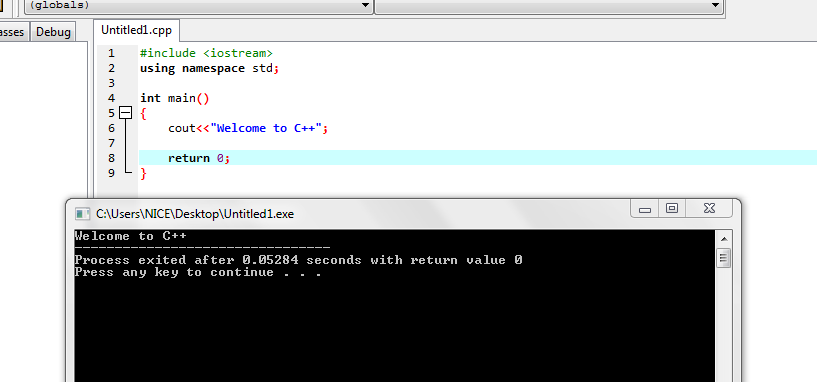
#> input picture lab-tasks-and-exercises/lab-05-devcpp-basics/screenshots/image1.PNG, 817 x 382 px
$ python generate_visuals.py
#> lines starting #> are read from the running program, lines starting #| are printed output that depends on the picture
"""
Visual Generation Script for Programming Fundamentals Portfolio
===============================================================
Generates high-resolution diagrams:
  1. Entry Test System Architecture Flowchart
  2. C++ Programming Fundamentals Curriculum Roadmap
  3. Python Plagiarism Detector Architecture
  4. Lab Task Execution Composite Grid

Author: Muhammad Umer Basit (Civil Engineering Student)
"""

import os
import matplotlib.pyplot as plt
import matplotlib.patches as patches
from PIL import Image

repo_root = os.path.dirname(os.path.dirname(os.path.abspath(__file__)))
media_dir = os.path.join(repo_root, "media")
os.makedirs(media_dir, exist_ok=True)


def generate_entry_test_flowchart():
    print("Generating Entry Test System Flowchart...")
    fig, ax = plt.subplots(figsize=(14, 8), dpi=300)
    ax.axis('off')
    ax.set_xlim(0, 14)
    ax.set_ylim(0, 8)

    # Box styles
    box_blue = dict(boxstyle="round,pad=0.5", facecolor="#e3f2fd", edgecolor="#1565c0", lw=2)
    box_green = dict(boxstyle="round,pad=0.5", facecolor="#e8f5e9", edgecolor="#2e7d32", lw=2)
    box_orange = dict(boxstyle="round,pad=0.5", facecolor="#fff3e0", edgecolor="#e65100", lw=2)
    box_purple = dict(boxstyle="round,pad=0.5", facecolor="#f3e5f5", edgecolor="#7b1fa2", lw=2)
    box_red = dict(boxstyle="round,pad=0.5", facecolor="#ffebee", edgecolor="#c62828", lw=2)

    # Title
    ax.text(7, 7.5, "University Admission & Entry Test System (CS-114 Capstone Project)",
            ha='center', va='center', fontsize=14, fontweight='bold', color='#0d47a1')

    # Nodes
    ax.text(2, 6.0, "1. Candidate Registration\n• ID: UG-19-[n]\n• Roll: 11601 to 11625\n• 13-Digit CNIC Verification\n• Dept Preferences (1, 2, 3)",
            ha='center', va='center', bbox=box_blue, fontsize=9.5)

    ax.text(6, 6.0, "2. Authentication\n• Roll No Verification\n• Password Hash Match\n• Session Initialization\n• Test Eligibility Gate",
            ha='center', va='center', bbox=box_green, fontsize=9.5)

    ax.text(10, 6.0, "3. Computer-Based Exam\n• Timed Multi-Choice\n• Math, Physics, English\n• Real-Time Answer Capture\n• Anti-Skipping Validation",
            ha='center', va='center', bbox=box_orange, fontsize=9.5)

    ax.text(10, 3.2, "4. Automated Evaluation\n• Instant Score Tallying\n• Percentage Calculation\n• Threshold Check (>=40%)\n• Database Record Update",
            ha='center', va='center', bbox=box_purple, fontsize=9.5)

    ax.text(6, 3.2, "5. Merit List & Allocation\n• Percentage Sorting\n• Preference Priority Matching\n• Cutoff Threshold Gate\n• Dept Seat Allotment",
            ha='center', va='center', bbox=box_red, fontsize=9.5)

    ax.text(2, 3.2, "6. Public Reporting\n• Consolidated Merit List\n• Individual Roll No Lookup\n• Department Quota Status\n• Admission Call Letters",
            ha='center', va='center', bbox=box_blue, fontsize=9.5)

    # Arrows
    arrow_props = dict(arrowstyle="->", lw=2, color="#37474f")
    ax.annotate("", xy=(3.8, 6.0), xytext=(4.2, 6.0), arrowprops=arrow_props)
    ax.annotate("", xy=(7.8, 6.0), xytext=(8.2, 6.0), arrowprops=arrow_props)
    ax.annotate("", xy=(10, 4.8), xytext=(10, 4.4), arrowprops=arrow_props)
    ax.annotate("", xy=(8.2, 3.2), xytext=(7.8, 3.2), arrowprops=arrow_props)
    ax.annotate("", xy=(4.2, 3.2), xytext=(3.8, 3.2), arrowprops=arrow_props)

    # Footer note
    ax.text(7, 1.2, "Developed in C++ (1,009 Lines) with Windows Console Animations (Sleep, system cls) & Modular Functions\nAuthored by Muhammad Umer Basit (Civil Engineering Student) | NUST NICE",
            ha='center', va='center', fontsize=9.5, style='italic', color='#455a64')

    plt.tight_layout()
    plt.savefig(os.path.join(media_dir, "entry_test_workflow.png"), dpi=300)
    plt.close()
    print("Entry Test flowchart generated.")


def generate_curriculum_roadmap():
    print("Generating C++ Curriculum Roadmap...")
    fig, ax = plt.subplots(figsize=(15, 7), dpi=300)
    ax.axis('off')
    ax.set_xlim(0, 15)
    ax.set_ylim(0, 7)

    ax.text(7.5, 6.5, "CS-114 Fundamentals of Programming (C++ Curriculum Taxonomy)",
            ha='center', va='center', fontsize=14, fontweight='bold', color='#1b5e20')

    stages = [
        ("Phase 1: Foundations", "• Dev-C++ IDE Setup\n• Variables & Data Types\n• Stream I/O (cin/cout)\n• Escape Sequences", "#e8f5e9", "#2e7d32", 1.8),
        ("Phase 2: Operators", "• Arithmetic (+, -, *, /)\n• Relational (==, !=, <)\n• Logical (&&, ||, !)\n• Operator Precedence", "#e0f2fe", "#0284c7", 4.6),
        ("Phase 3: Control Flow", "• if / else if / else\n• Nested Conditionals\n• switch-case logic\n• Decision Trees", "#fef3c7", "#d97706", 7.4),
        ("Phase 4: Loops & Iteration", "• for / while / do-while\n• Nested Loops\n• Star Pattern Printing\n• break & continue", "#fce7f3", "#db2777", 10.2),
        ("Phase 5: Functions & Scope", "• Prototypes & Calls\n• Pass-by-Value/Ref\n• Local vs Global Scope\n• Recursion", "#f3e8ff", "#7e22ce", 13.0)
    ]

    for title, desc, bg, border, x_pos in stages:
        box = dict(boxstyle="round,pad=0.5", facecolor=bg, edgecolor=border, lw=2)
        ax.text(x_pos, 4.0, f"{title}\n\n{desc}", ha='center', va='center', bbox=box, fontsize=9.5)

    arrow_props = dict(arrowstyle="->", lw=2.5, color="#1e293b")
    for x_arr in [3.2, 6.0, 8.8, 11.6]:
        ax.annotate("", xy=(x_arr + 0.3, 4.0), xytext=(x_arr - 0.3, 4.0), arrowprops=arrow_props)

    # Advanced tier
    adv_box = dict(boxstyle="round,pad=0.6", facecolor="#f8fafc", edgecolor="#475569", lw=2)
    ax.text(7.5, 1.8, "Capstone Integration Tier:\n1D & 2D Arrays • Struct Data Collections • Dynamic Search & Sorting • Interactive Console Systems\nApplied in 1,009-line University Entry Test System & Tkinter Plagiarism Checker",
            ha='center', va='center', bbox=adv_box, fontsize=10, fontweight='bold', color='#1e293b')

    plt.tight_layout()
    plt.savefig(os.path.join(media_dir, "cpp_programming_curriculum_roadmap.png"), dpi=300)
    plt.close()
    print("Curriculum roadmap generated.")


def generate_plagiarism_architecture():
    print("Generating Plagiarism Checker Architecture...")
    fig, ax = plt.subplots(figsize=(13, 7), dpi=300)
    ax.axis('off')
    ax.set_xlim(0, 13)
    ax.set_ylim(0, 7)

    ax.text(6.5, 6.4, "Python Tkinter Plagiarism Checker Architecture",
            ha='center', va='center', fontsize=14, fontweight='bold', color='#7c2d12')

    box_style1 = dict(boxstyle="round,pad=0.5", facecolor="#ffedd5", edgecolor="#ea580c", lw=2)
    box_style2 = dict(boxstyle="round,pad=0.5", facecolor="#fef9c3", edgecolor="#ca8a04", lw=2)
    box_style3 = dict(boxstyle="round,pad=0.5", facecolor="#fee2e2", edgecolor="#dc2626", lw=2)
    box_style4 = dict(boxstyle="round,pad=0.5", facecolor="#dbeafe", edgecolor="#2563eb", lw=2)

    ax.text(2.2, 4.2, "Input Documents\n• Database Corpus\n• Search Query Text\n• File I/O Loader", ha='center', va='center', bbox=box_style1, fontsize=10)
    ax.text(6.5, 4.2, "Text Preprocessing & NLP\n• Regex Cleaning\n• Punctuation Stripping\n• Word Tokenization\n• n-Gram Frequency Matching", ha='center', va='center', bbox=box_style2, fontsize=10)
    ax.text(10.8, 4.2, "Similarity Engine\n• Overlap Ratio (%)\n• Plagiarism Score\n• Color-Coded Verdict", ha='center', va='center', bbox=box_style3, fontsize=10)

    ax.text(6.5, 1.8, "Multi-Tier Audio Alerts (winsound):\n• Safe Level (<25%): safe_level.wav\n• Moderate Risk (25-50%): risky_level.wav\n• High Plagiarism (50-75%): hard_level.wav\n• Critical Match (>75%): full_level.wav", ha='center', va='center', bbox=box_style4, fontsize=9.5)

    arrow_props = dict(arrowstyle="->", lw=2, color="#334155")
    ax.annotate("", xy=(4.2, 4.2), xytext=(3.4, 4.2), arrowprops=arrow_props)
    ax.annotate("", xy=(8.7, 4.2), xytext=(8.0, 4.2), arrowprops=arrow_props)
    ax.annotate("", xy=(6.5, 2.9), xytext=(6.5, 3.4), arrowprops=arrow_props)

    plt.tight_layout()
    plt.savefig(os.path.join(media_dir, "plagiarism_checker_architecture.png"), dpi=300)
    plt.close()
    print("Plagiarism architecture generated.")


def generate_composite_lab_grid():
    print("Generating Composite Lab Grid...")
    # Grab 4 sample screenshots from lab 5, lab 8, lab 9, lab 10
    sc_paths = [
        os.path.join(repo_root, "lab-tasks-and-exercises", "lab-05-devcpp-basics", "screenshots", "image1.PNG"),
        os.path.join(repo_root, "lab-tasks-and-exercises", "lab-08-control-structures", "screenshots", "image1.PNG"),
        os.path.join(repo_root, "lab-tasks-and-exercises", "lab-09-functions-part-1", "screenshots", "Task 01.PNG"),
        os.path.join(repo_root, "lab-tasks-and-exercises", "lab-10-functions-part-2", "screenshots", "Task 01.JPG")
    ]

    valid_imgs = [p for p in sc_paths if os.path.exists(p)]
    if len(valid_imgs) >= 4:
        fig, axes = plt.subplots(2, 2, figsize=(12, 8), dpi=250)
        titles = [
            "Lab 05: Dev-C++ Basic Operators & Streams",
            "Lab 08: Nested Control Statements & Loops",
            "Lab 09: User-Defined Functions & Parameters",
            "Lab 10: Scope Resolution & Variable Lifetime"
        ]
        for idx, ax in enumerate(axes.flat):
            img = Image.open(valid_imgs[idx])
#> img is the input picture: PIL image 817x382 RGBA; mean R, G, B, A 166.6, 168.2, 168.4, 255
            ax.imshow(img)
            ax.set_title(titles[idx], fontsize=11, fontweight='bold', pad=8)
            ax.axis('off')

        plt.suptitle("Laboratory Practical Exercises: Dev-C++ Source Code & Console Execution Outputs",
                     fontsize=13, fontweight='bold', y=0.98)
        plt.tight_layout()
        plt.savefig(os.path.join(media_dir, "lab_execution_grid.png"), dpi=250)
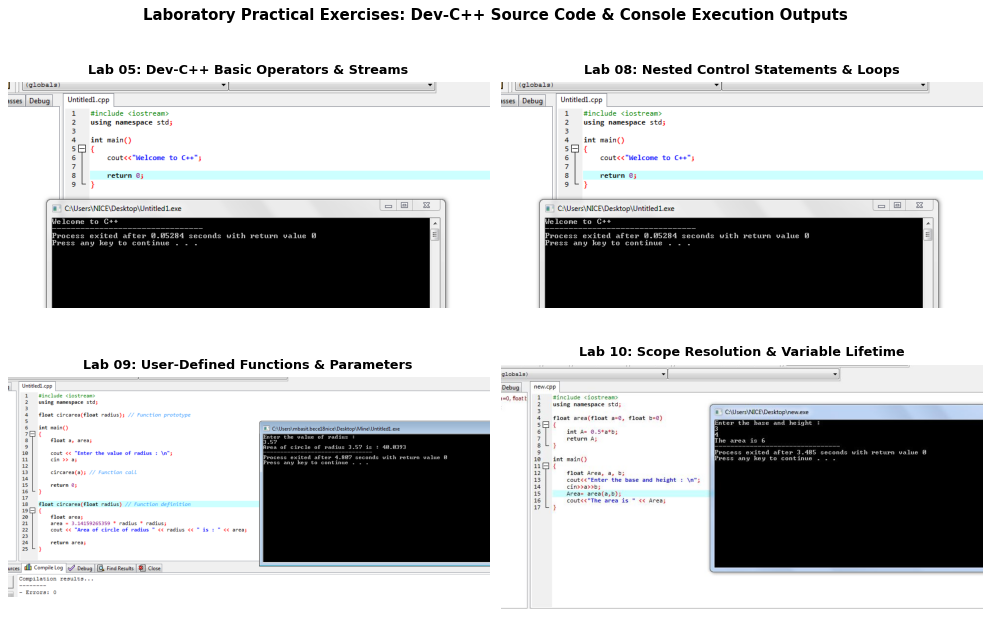
#> figure drawn by matplotlib, 4 panels
        plt.close()
        print("Composite lab grid generated.")


if __name__ == "__main__":
    generate_entry_test_flowchart()
    generate_curriculum_roadmap()
    generate_plagiarism_architecture()
    generate_composite_lab_grid()
    print("All media visuals generated successfully.")
